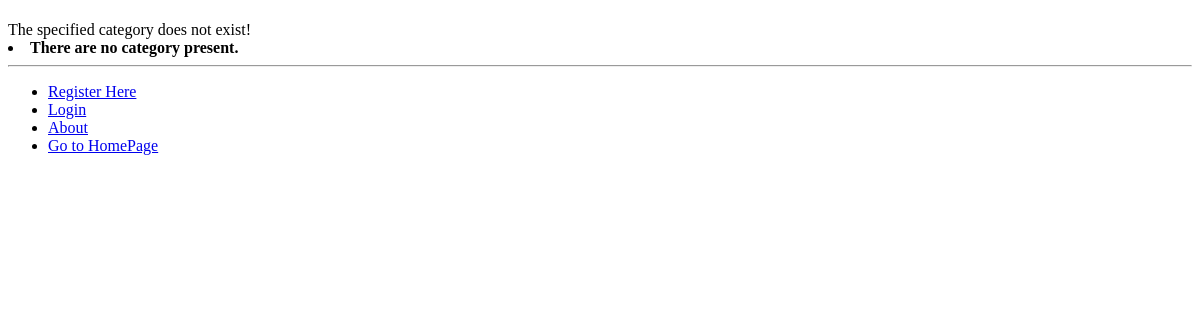
/rango/category/python/, run on an earlier commit of the app's database.
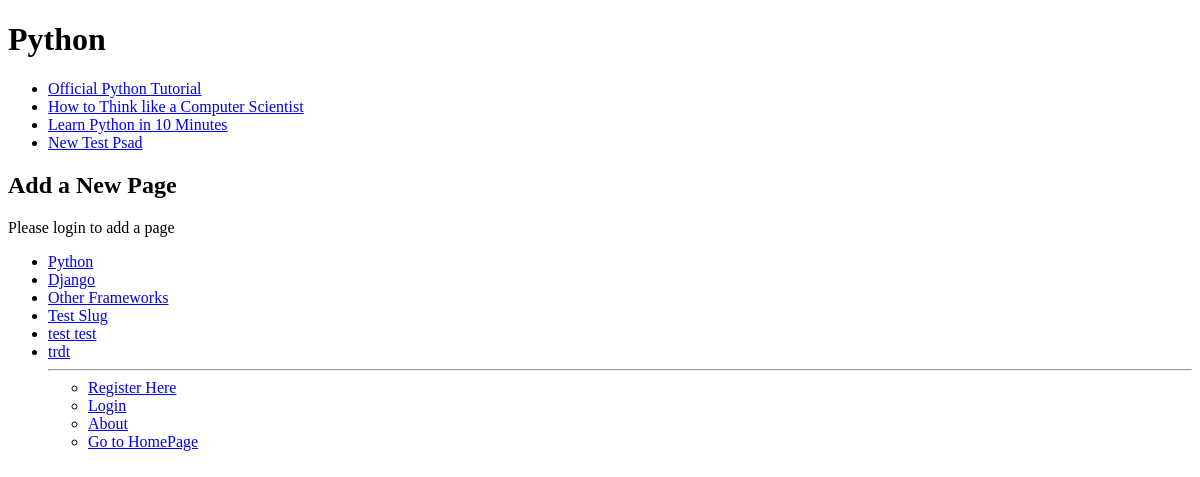
And on a later commit of the database.
### rango/models.py (models this page shows, shortened)
class Category(models.Model):
	name = models.CharField(max_length = 128, unique = True)
	views = models.IntegerField(default=0)
	likes = models.IntegerField(default=0)
	slug = models.SlugField(unique=True)

class Page(models.Model):
	category = models.ForeignKey(Category)
	title = models.CharField(max_length=128)
	url = models.URLField()
	views = models.IntegerField(default=0)

### rango/views.py (the view)
# urls.py: url(r'^category/(?P<category_name_slug>[\w\-]+)/add_page/$', views.add_page, name='add_page'),
def category(request, category_name_slug):
	context_dict = {}
	try:
		category = Category.objects.get(slug= category_name_slug)
		context_dict['category_name'] = category.name
		pages = Page.objects.filter(category=category).order_by('-views')
		context_dict['pages'] = pages
		context_dict['category'] = category
		context_dict['category_name_slug'] = category_name_slug
	except Category.DoesNotExist:
		pass
	if request.method =='POST':
		result_list=[]
		query = request.POST['query'].strip()
		if query:
			result_list=run_query(query)
		context_dict['result_list'] = result_list
	return render(request, 'rango/category.html', context_dict)

### rango/templatetags/rango_extras.py (called while the page is built)
@register.inclusion_tag('rango/cats.html')
def get_category_list(cat=None):
	return {'cats' : Category.objects.all(), 'act_cat' : cat}

### templates/rango/category.html (shortened to what this page needs)
{% extends 'base.html' %}
{% load staticfiles %}
{% block body_block %}
		<h1>{{ category_name }}</h1>
		{% if category %}
			{% if pages %}
			<ul>
				{% for page in pages %}
				<li><a href="{% url 'rango:goto' %}?page_id={{page.id}}">{{ page.title }}</a></li>
				{% endfor %}
			</ul>
			{% else %}
				<strong>No pages currently in category.</strong>
			{% endif %}
			<h2>Add a New Page</h2>
			{% if user.is_authenticated %}
				<a href="{% url 'rango:add_page' category_name_slug %}">Add a Page</a>
			{% else %}
				<p>Please login to add a page</p>
			{% endif %}
		{% else %}
			The specified category {{ category_name }} does not exist!
		{% endif %}
{% endblock %}

### templates/rango/cats.html (shortened to what this page needs)
{% if cats %}
    <ul class="nav nav-sidebar">
    {% for c in cats %}
        {% if c == act_cat %} <li  class="active" > {% else  %} <li>{% endif %}
            <a href="{% url 'rango:category'  c.slug %}">{{ c.name }}</a></li>
    {% endfor %}
{% else %}
    <li> <strong >There are no category present.</strong></li>
{% endif %}

What changed in the data, as far as the page shows it:
added Category: name "Python"
added Page: title "Official Python Tutorial"
added Page: title "How to Think like a Computer Scientist"
added Page: title "Learn Python in 10 Minutes"
added Page: title "New Test Psad"
added Category: name "Django"
added Category: name "Other Frameworks"
added Category: name "Test Slug"
added Category: name "test test"
added Category: name "trdt"
Also different on the page:
text no longer shown: "The specified category does not exist! There are no category present."
text now shown: "Add a New Page Please login to add a page"
